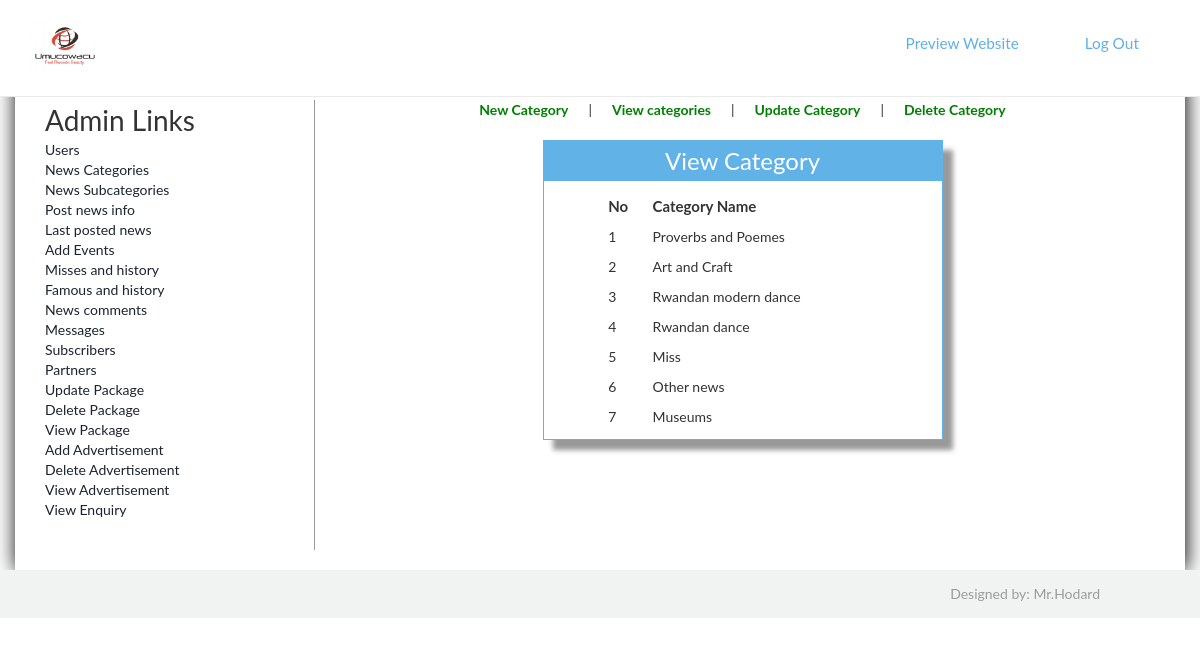
/Panel/Admin/viewcategory.php (signed in), run on the app's committed database.
### tables this page shows
CREATE TABLE `news_categories` (
  `CatID` int(11) NOT NULL,
  `CatNAME` varchar(255) NOT NULL
);

### Panel/Admin/viewcategory.php (the view, shortened to what this page needs)
<!DOCTYPE html>
<html>
<head>
<link href="style.css" rel="stylesheet" type="text/css" />
<link href="../css/bootstrap.css" rel='stylesheet' type='text/css'/>
<link href="../css/style.css" rel="stylesheet" type="text/css" media="all"/>
<link href="../css/animate.css" rel="stylesheet" type="text/css" media="all">
</head>
<body>
<?php include('function.php'); ?>
<?php include('top.php'); ?>
<div style="padding-top:100px; box-shadow:1px 1px 20px black; min-height:570px" class="container">
<div class="col-sm-3" style="border-right:1px solid #999; min-height:450px;">
<?php include('left.php'); ?>
</div>
<div class="col-sm-9">
<center><div class='sub_menus'><a href="addcategory.php">New Category</a>|<a href="viewcategory.php">View categories</a>|<a href="updatecategory.php">Update Category</a>|<a href="deletecategory.php">Delete Category</a></div></center><br/>
<form method="post">
<table border="0" width="400px" height="300px" align="center" class="tableshadow">
<tr><td class="toptd">View Category</td></tr>
<tr><td align="center" valign="top" style="padding-top:10px;">
<table border="0" align="center" width="70%" >
<tr><td style="font-size:15px; padding:5px; font-weight:bold;">No</td>
<td style="font-size:15px; padding:5px; font-weight:bold;">Category Name</td></tr>
<?php
$s="select * from news_categories";
$result=mysqli_query($cn,$s);
$c=1;
while($data=mysqli_fetch_array($result))
{
		echo "<tr><td style=' padding:5px;'>$c</td><td style=' padding:5px;'>$data[1]</td></tr>";
$c++;
}
?>
</table>
</td></tr></table>
</form>
</div>
</div>
<?php include('bottom.php'); ?>
</body>
</html>

### Panel/Admin/style.css (style rules this page uses)
.tableshadow { box-shadow:10px 10px 5px #999; padding-top:40px; border:solid 1px #60b2e7; }
.toptd { color:white; font-size:24px; text-align:center; height:40px; background-color:#60b2e7 }

### Panel/css/style.css (style rules this page uses)
body { margin:0; padding:0; font-family: 'Lato', sans-serif; -webkit-appearance:none; }
body a { transition:0.5s all; -webkit-transition:0.5s all; -moz-transition:0.5s all; -o-transition:0.5s all; -ms-transition:0.5s all; }
.container:after { content: "\0020"; display: block; height: 0; clear: both; visibility: hidden; }

### Panel/Admin/viewcategory.php (style rules this page uses)
.sub_menus a { color:green; font-weight:bolder; padding:20px; }

### data on the page
news_categories: CatNAME "Proverbs and Poemes"
news_categories: CatNAME "Art and Craft"
news_categories: CatNAME "Rwandan modern dance"
news_categories: CatNAME "Rwandan dance"
news_categories: CatNAME "Miss"
news_categories: CatNAME "Other news"
news_categories: CatNAME "Museums"
